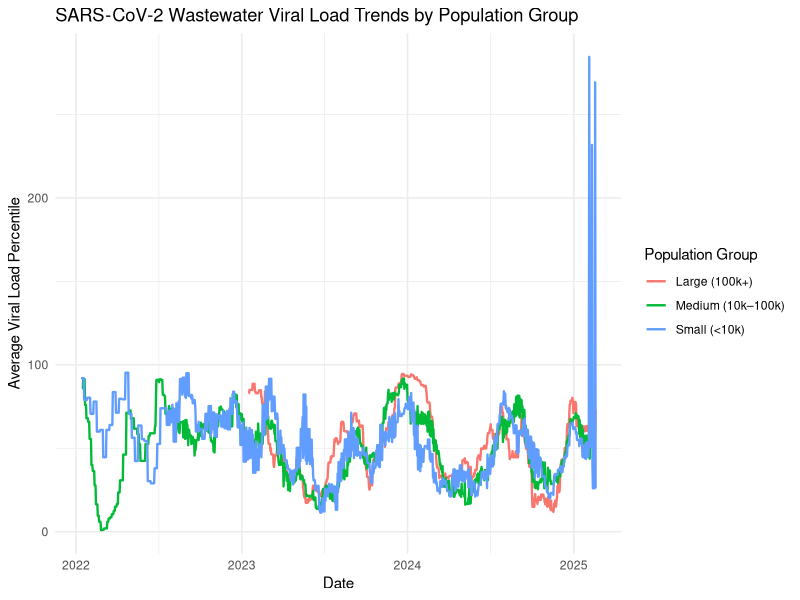
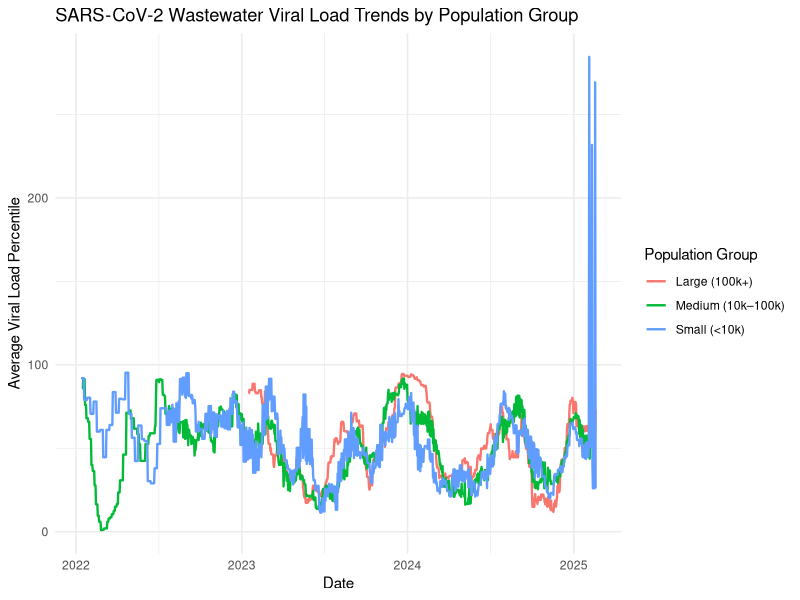

Write the R code that produced these figures, in order.
# 06_summarize_by_population.R

# Load required libraries
library(dplyr)
library(ggplot2)
library(readr)

# Read the cleaned data (make sure the path is correct)
data <- read_csv("data/NWSS_subset.csv")

# Create population size categories
data <- data %>%
  mutate(pop_group = case_when(
    population_served < 10000 ~ "Small (<10k)",
    population_served < 100000 ~ "Medium (10k–100k)",
    TRUE ~ "Large (100k+)"
  ))

# Summarize average viral load percentile by date and population group
summary_df <- data %>%
  filter(!is.na(percentile)) %>%  # exclude missing values
  group_by(date_start, pop_group) %>%
  summarize(
    mean_percentile = mean(percentile, na.rm = TRUE),
    .groups = "drop"
  )

# Plot using updated syntax and variable

ggplot(summary_df, aes(x = date_start, y = mean_percentile, color = pop_group)) +
  geom_line(linewidth = 0.8) +
  labs(
    title = "SARS-CoV-2 Wastewater Viral Load Trends by Population Group",
    x = "Date",
    y = "Average Viral Load Percentile",
    color = "Population Group"
  ) +
  theme_minimal()
# Save the last plot to the output folder
ggsave("output/viral_load_trend_by_population.png", width = 10, height = 6, dpi = 300)

